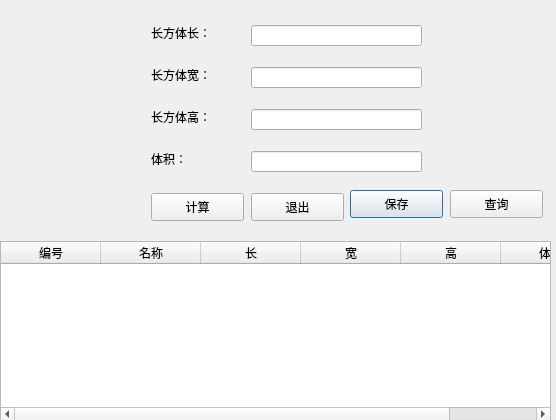
<?xml version="1.0" encoding="UTF-8"?>
<ui version="4.0">
 <class>cuboidialog</class>
 <widget class="QDialog" name="cuboidialog">
  <property name="geometry">
   <rect>
    <x>0</x>
    <y>0</y>
    <width>556</width>
    <height>420</height>
   </rect>
  </property>
  <property name="windowTitle">
   <string>长方体体积计算</string>
  </property>
  <widget class="QLabel" name="label_5">
   <property name="geometry">
    <rect>
     <x>0</x>
     <y>0</y>
     <width>91</width>
     <height>61</height>
    </rect>
   </property>
   <property name="styleSheet">
    <string notr="true">image: url(:/iocFile/images/cuboid.jpg);</string>
   </property>
   <property name="text">
    <string/>
   </property>
  </widget>
  <widget class="QTableWidget" name="cuboidTbWidget">
   <property name="geometry">
    <rect>
     <x>0</x>
     <y>241</y>
     <width>551</width>
     <height>181</height>
    </rect>
   </property>
   <column>
    <property name="text">
     <string>编号</string>
    </property>
   </column>
   <column>
    <property name="text">
     <string>名称</string>
    </property>
   </column>
   <column>
    <property name="text">
     <string>长</string>
    </property>
   </column>
   <column>
    <property name="text">
     <string>宽</string>
    </property>
   </column>
   <column>
    <property name="text">
     <string>高</string>
    </property>
   </column>
   <column>
    <property name="text">
     <string>体积</string>
    </property>
   </column>
  </widget>
  <widget class="QPushButton" name="pushButton">
   <property name="geometry">
    <rect>
     <x>350</x>
     <y>190</y>
     <width>93</width>
     <height>28</height>
    </rect>
   </property>
   <property name="text">
    <string>保存</string>
   </property>
  </widget>
  <widget class="QPushButton" name="pushButton_2">
   <property name="geometry">
    <rect>
     <x>450</x>
     <y>190</y>
     <width>93</width>
     <height>28</height>
    </rect>
   </property>
   <property name="text">
    <string>查询</string>
   </property>
  </widget>
  <widget class="QLabel" name="label">
   <property name="geometry">
    <rect>
     <x>151</x>
     <y>25</y>
     <width>75</width>
     <height>16</height>
    </rect>
   </property>
   <property name="text">
    <string>长方体长：</string>
   </property>
  </widget>
  <widget class="QLineEdit" name="lengthEdit">
   <property name="geometry">
    <rect>
     <x>251</x>
     <y>25</y>
     <width>171</width>
     <height>21</height>
    </rect>
   </property>
  </widget>
  <widget class="QLineEdit" name="widthEdit">
   <property name="geometry">
    <rect>
     <x>251</x>
     <y>67</y>
     <width>171</width>
     <height>21</height>
    </rect>
   </property>
  </widget>
  <widget class="QLabel" name="label_2">
   <property name="geometry">
    <rect>
     <x>151</x>
     <y>67</y>
     <width>75</width>
     <height>16</height>
    </rect>
   </property>
   <property name="text">
    <string>长方体宽：</string>
   </property>
  </widget>
  <widget class="QLabel" name="label_4">
   <property name="geometry">
    <rect>
     <x>151</x>
     <y>151</y>
     <width>45</width>
     <height>16</height>
    </rect>
   </property>
   <property name="text">
    <string>体积：</string>
   </property>
  </widget>
  <widget class="QLabel" name="label_3">
   <property name="geometry">
    <rect>
     <x>151</x>
     <y>109</y>
     <width>75</width>
     <height>16</height>
    </rect>
   </property>
   <property name="text">
    <string>长方体高：</string>
   </property>
  </widget>
  <widget class="QLineEdit" name="heightEdit">
   <property name="geometry">
    <rect>
     <x>251</x>
     <y>109</y>
     <width>171</width>
     <height>21</height>
    </rect>
   </property>
  </widget>
  <widget class="QPushButton" name="exitButton">
   <property name="geometry">
    <rect>
     <x>251</x>
     <y>193</y>
     <width>93</width>
     <height>28</height>
    </rect>
   </property>
   <property name="text">
    <string>退出</string>
   </property>
  </widget>
  <widget class="QPushButton" name="calculateButton">
   <property name="geometry">
    <rect>
     <x>151</x>
     <y>193</y>
     <width>93</width>
     <height>28</height>
    </rect>
   </property>
   <property name="text">
    <string>计算</string>
   </property>
  </widget>
  <widget class="QLineEdit" name="volumeEdit">
   <property name="geometry">
    <rect>
     <x>251</x>
     <y>151</y>
     <width>171</width>
     <height>21</height>
    </rect>
   </property>
  </widget>
 </widget>
 <resources/>
 <connections/>
</ui>
